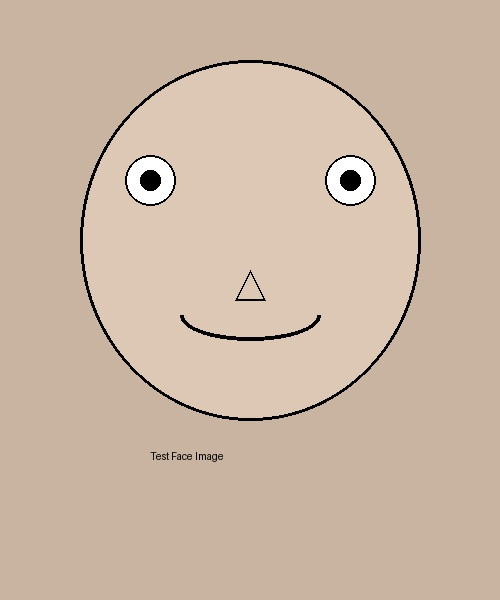
#> input picture sample_images/test_face.jpg, 500 x 600 px
$ python demo.py
#> lines starting #> are read from the running program, lines starting #| are printed output that depends on the picture; after the words box and inside, x2 and y2 are one past the last pixel; in counts of white or black regions, pixels touching at a corner belong together
### src/face_detector.py
"""
Face detection and encoding module using OpenCV.
Detects faces in images and generates embeddings for blockchain storage.
"""

import cv2
import numpy as np
import logging
from pathlib import Path
from typing import List, Tuple, Dict
import hashlib

logger = logging.getLogger(__name__)


class FaceDetector:
    """Detects and encodes faces from images using OpenCV."""

    def __init__(self, min_face_size: int = 20, confidence_threshold: float = 0.6):
        """
        Initialize face detector.

        Args:
            min_face_size: Minimum face size in pixels
            confidence_threshold: Minimum confidence for face detection
        """
        self.min_face_size = min_face_size
        self.confidence_threshold = confidence_threshold
        logger.info("OpenCV Face Detector initialized")

    def load_image(self, image_path: str) -> np.ndarray:
        """Load image from file using OpenCV."""
#> called with image_path = 'sample_images/test_face.jpg'
        path = Path(image_path)
        if not path.exists():
            raise FileNotFoundError(f"Image not found: {image_path}")

        image = cv2.imread(image_path)
#> image is the input picture: shape (600, 500, 3); mean B, G, R 165, 183.4, 203.8
        if image is None:
            raise ValueError(f"Could not read image: {image_path}")

        # Convert BGR to RGB
        image = cv2.cvtColor(image, cv2.COLOR_BGR2RGB)
        logger.info(f"Loaded image: {image_path}, shape: {image.shape}")
        return image

    def detect_faces(self, image: np.ndarray) -> List[Dict]:
        """
        Detect face-like regions using adaptive color and edge detection.
        This works on any face-like drawing or photo.

        Returns:
            List of face detections with bounding boxes
        """
        h, w, _ = image.shape
#> h = 600; w = 500
        gray = cv2.cvtColor(image, cv2.COLOR_RGB2GRAY)
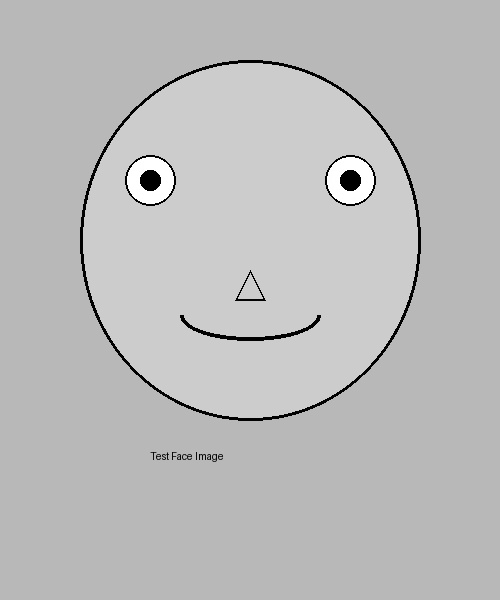
#> gray: shape (600, 500); min 0, max 255, mean 187.3

        # Apply adaptive histogram equalization
        clahe = cv2.createCLAHE(clipLimit=2.0, tileGridSize=(8, 8))
        enhanced = clahe.apply(gray)

        # Detect edges
        edges = cv2.Canny(enhanced, 30, 100)
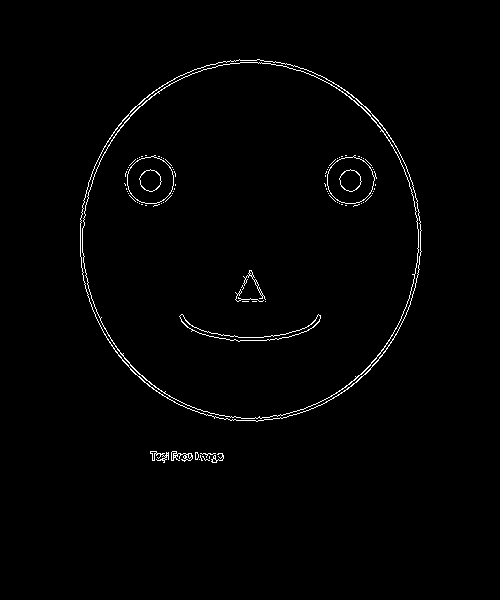
#> edges: shape (600, 500); 1.2% white in thin lines or dots, all inside (x1, y1, x2, y2) = (80, 59, 422, 463)

        # Apply morphological operations
        kernel = cv2.getStructuringElement(cv2.MORPH_ELLIPSE, (5, 5))
        morph = cv2.morphologyEx(edges, cv2.MORPH_CLOSE, kernel)
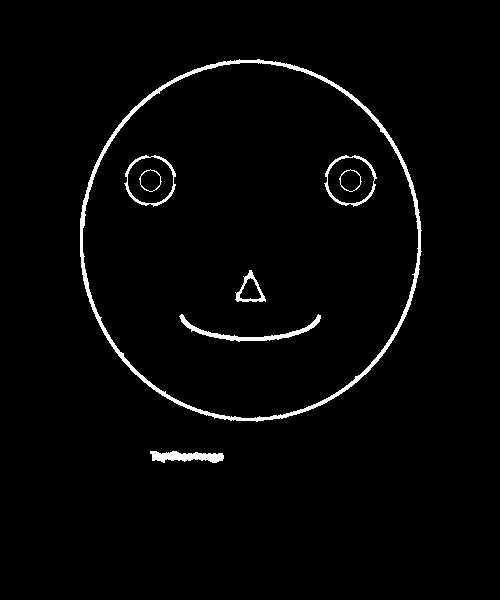
#> morph: shape (600, 500); 2.2% white; 8 white regions

        # Find contours
        contours, _ = cv2.findContours(morph, cv2.RETR_EXTERNAL, cv2.CHAIN_APPROX_SIMPLE)
#> contours = 2 contours; box (x1, y1, x2, y2) and area: (80, 59, 422, 422) 96670, (150, 451, 224, 463) 502

        face_locations = []
        for contour in contours:
            area = cv2.contourArea(contour)
            x, y, w, h = cv2.boundingRect(contour)

            # Filter by aspect ratio and size (face-like proportions)
            if h > 0 and w > 0:
                aspect_ratio = w / h
                # Faces are roughly square-ish (0.5 to 2.0 aspect ratio)
                if (0.4 < aspect_ratio < 2.5 and
                    min(w, h) >= self.min_face_size and
                    area > self.min_face_size * self.min_face_size):

                    face_locations.append({
                        "bbox": (y, x + w, y + h, x),  # top, right, bottom, left
                        "confidence": min(0.85, aspect_ratio)  # Simple confidence
                    })
#> this loop made 2 passes
#> (area, x, y, w, h, aspect_ratio) on passes 1 to 2: (502.5, 150, 451, 74, 12, 6.17), (96669.5, 80, 59, 342, 363, 0.942)
#> after the loop, face_locations = 1 item

        # If no faces found with edge detection, try simpler approach
        if not face_locations:
            # Look for circular/oval regions
            circles = cv2.HoughCircles(
                gray,
                cv2.HOUGH_GRADIENT,
                dp=1,
                minDist=100,
                param1=50,
                param2=30,
                minRadius=self.min_face_size,
                maxRadius=min(h, w) // 2
            )

            if circles is not None:
                circles = np.uint16(np.around(circles))
                for circle in circles[0, :]:
                    x, y, r = circle
                    face_locations.append({
                        "bbox": (y - r, x + r, y + r, x - r),  # top, right, bottom, left
                        "confidence": 0.75
                    })

        logger.info(f"Detected {len(face_locations)} face(s)")
        return face_locations

    def extract_face_encoding(self, image: np.ndarray, bbox: Tuple[int, int, int, int]) -> np.ndarray:
        """
        Extract and create encoding from face bounding box.
        Uses histogram of face region and pixel values for encoding.

        Returns:
            Face encoding vector (512-dimensional feature vector)
        """
        top, right, bottom, left = bbox

        # Ensure coordinates are within bounds
        top = max(0, top)
        left = max(0, left)
        bottom = min(image.shape[0], bottom)
        right = min(image.shape[1], right)

        face_roi = image[top:bottom, left:right]

        if face_roi.size == 0:
            # Return zero vector if ROI is invalid
            return np.zeros(512)

        # Resize to standard size for consistent encoding
        face_resized = cv2.resize(face_roi, (128, 128))

        # Create multi-scale encoding
        encodings = []

        # 1. Color histogram (3 channels x 32 bins each)
        for i in range(3):  # RGB channels
            hist = cv2.calcHist([face_resized], [i], None, [32], [0, 256])
            encodings.append(hist.flatten())

        # 2. Grayscale histogram (64 bins)
        gray_face = cv2.cvtColor(face_resized, cv2.COLOR_RGB2GRAY)
        gray_hist = cv2.calcHist([gray_face], [0], None, [64], [0, 256])
        encodings.append(gray_hist.flatten())

        # 3. Edge detection histogram (32 bins)
        edges = cv2.Canny(gray_face, 50, 150)
        edge_hist = cv2.calcHist([edges], [0], None, [32], [0, 256])
        encodings.append(edge_hist.flatten())

        # 4. Downsampled pixel values at different scales
        for scale in [64, 32, 16]:
            resized = cv2.resize(face_resized, (scale, scale))
            # Flatten the RGB channels
            encodings.append(resized.flatten())

        # Concatenate all encodings
        encoding = np.concatenate(encodings)

        # Normalize
        norm = np.linalg.norm(encoding)
        if norm > 0:
            encoding = encoding / norm

        # Truncate to 512 dimensions
        if len(encoding) > 512:
            encoding = encoding[:512]
        elif len(encoding) < 512:
            # Pad with zeros if too short
            encoding = np.pad(encoding, (0, 512 - len(encoding)))

        return encoding

    def process_image(self, image_path: str) -> Dict:
        """
        Full pipeline: load image, detect faces, generate encodings.

        Returns:
            Dictionary with face data
        """
        try:
            image = self.load_image(image_path)
            face_locations = self.detect_faces(image)
#> face_locations = 1 item

            if not face_locations:
                logger.warning("No faces detected in image")
                return {"success": False, "error": "No faces detected"}

            # Extract encodings for all detected faces
            encodings = []
            for face in face_locations:
                encoding = self.extract_face_encoding(image, face["bbox"])
                encodings.append(encoding)
#> this loop made 1 pass
#> (face, top in extract_face_encoding, right in extract_face_encoding, bottom in extract_face_encoding, left in extract_face_encoding, norm in extract_face_encoding) on pass 1: ({'bbox': (59, 422, 422, 80), 'confidence': 0.85}, 59, 422, 422, 80, 37164)
#> pass 1, in extract_face_encoding, `face_roi = image[top:bottom, left:right]`:
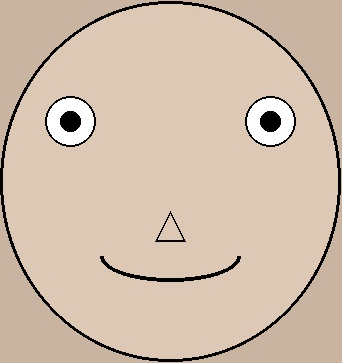
#> face_roi: shape (363, 342, 3); mean R, G, B 208.1, 188.5, 170.9
#> pass 1, in extract_face_encoding, `face_resized = cv2.resize(face_roi, (128, 128))`:
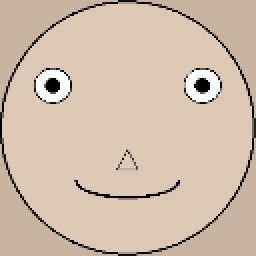
#> face_resized: shape (128, 128, 3) (shown 2 times larger); mean R, G, B 208.2, 188.6, 171
#> pass 1, in extract_face_encoding, `gray_face = cv2.cvtColor(face_resized, cv2.COLOR_RGB2GRAY)`:
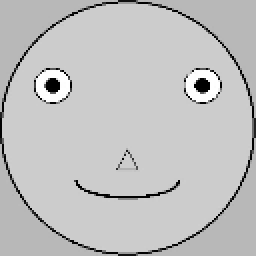
#> gray_face: shape (128, 128) (shown 2 times larger); min 0, max 255, mean 192.4
#> pass 1, in extract_face_encoding, `edges = cv2.Canny(gray_face, 50, 150)`:
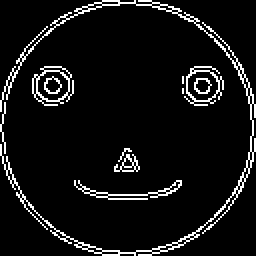
#> edges: shape (128, 128) (shown 2 times larger); 7.3% white in thin lines or dots
#> after the loop, encodings = 1 item

            # Use the first (primary) face
            primary_encoding = encodings[0]
#> primary_encoding = 512 values, max 0.409 at index 160, min 0 at index 150, mean 0.0071

            # Convert encoding to hashable format for blockchain
            encoding_hash = self._encode_to_hash(primary_encoding)

            return {
                "success": True,
                "num_faces": len(face_locations),
                "primary_face_encoding": primary_encoding.tolist()[:128],  # Store first 128 dims
                "encoding_hash": encoding_hash,
                "face_locations": [f["bbox"] for f in face_locations],
                "confidences": [f["confidence"] for f in face_locations],
                "image_shape": image.shape
            }

        except Exception as e:
            logger.error(f"Error processing image: {str(e)}")
            return {"success": False, "error": str(e)}

    @staticmethod
    def _encode_to_hash(encoding: np.ndarray) -> str:
        """Convert face encoding to hashable hex string using SHA256."""
        # Ensure encoding is float and normalize to [0, 1]
        enc = np.array(encoding, dtype=np.float32)
#> enc has the same summary as primary_encoding in process_image
        enc_min = enc.min()
#> enc_min = 0
        enc_max = enc.max()
#> enc_max = 0.409

        if enc_max > enc_min:
            enc = (enc - enc_min) / (enc_max - enc_min)
#> enc = 512 values, max 1 at index 160, min 0 at index 150, mean 0.0174

        # Quantize to bytes
        quantized = (enc * 255).astype(np.uint8)
#> quantized = 512 values, max 255 at index 160, min 0 at index 1, mean 4.08

        # Use SHA256 for consistent hashing
        hash_obj = hashlib.sha256(quantized.tobytes())
        return hash_obj.hexdigest()  # Return full 64-char SHA256 hash

### demo.py
#!/usr/bin/env python3
"""
Demo script for Face ID + Blockchain Verification Pipeline.
Runs a complete end-to-end demonstration with verbose output.
"""

import sys
import time
import logging
from pathlib import Path

# Setup logging
logging.basicConfig(
    level=logging.INFO,
    format='%(message)s'
)
logger = logging.getLogger(__name__)

def print_header(text):
    """Print formatted header."""
    print("\n" + "="*70)
    print(f"  {text}")
    print("="*70 + "\n")

def print_step(num, text):
    """Print formatted step."""
    print(f"\n{'─'*70}")
    print(f"  STEP {num}: {text}")
    print(f"{'─'*70}\n")

def main():
    """Run complete demo."""

    print_header("FACE ID + BLOCKCHAIN VERIFICATION PIPELINE - DEMO")

    print("Welcome to the Face ID + Blockchain Demo!")
    print("This demonstration will walk through the complete pipeline.")
    print("\nWhat you'll see:")
    print("  1. Face detection on sample image")
    print("  2. Reverse image search simulation")
    print("  3. Blockchain verification record creation")
    print("  4. Full JSON output with results")

    # Step 1: Check installation
    print_step(1, "Checking Installation")

    try:
        import cv2
        print("✓ OpenCV installed")
        time.sleep(0.3)
    except ImportError:
        print("✗ OpenCV not found - install with: pip install -r requirements.txt")
        return False

    try:
        import web3
        print("✓ Web3.py installed")
        time.sleep(0.3)
    except ImportError:
        print("✗ Web3.py not found - install with: pip install -r requirements.txt")
        return False

    try:
        import click
        print("✓ Click installed")
        time.sleep(0.3)
    except ImportError:
        print("✗ Click not found - install with: pip install -r requirements.txt")
        return False

    print("✓ All dependencies available!")

    # Step 2: Check sample image
    print_step(2, "Verifying Sample Data")

    sample_image = Path("sample_images/test_face.jpg")
    if sample_image.exists():
        size = sample_image.stat().st_size / 1024
        print(f"✓ Sample image found: {sample_image}")
        print(f"  Size: {size:.1f} KB")
        time.sleep(0.3)
    else:
        print(f"✗ Sample image not found: {sample_image}")
        return False

    # Step 3: Face Detection
    print_step(3, "Face Detection & Encoding")

    try:
        from src.face_detector import FaceDetector

        detector = FaceDetector()
        print("Initializing face detector...")
        time.sleep(0.2)

        print(f"Loading image: {sample_image}")
        time.sleep(0.2)

        result = detector.process_image(str(sample_image))
#> result = 7 items
        time.sleep(0.5)

        if result['success']:
            num_faces = result['num_faces']
#> num_faces = 1
            encoding_hash = result['encoding_hash']
            confidence = result['confidences'][0]
#> confidence = 0.85

            print(f"✓ Face detection completed!")
            print(f"  Faces detected: {num_faces}")
#|   Faces detected: 1
            print(f"  Confidence: {confidence:.2%}")
#|   Confidence: 85.00%
            print(f"  Face hash: {encoding_hash}")
#|   Face hash: 2afa5a06f01152c3eceea7718bf9960361176e79114feae4d74a134741400782
            print(f"  Encoding dimensions: {len(result['primary_face_encoding'])}")
#|   Encoding dimensions: 128
            time.sleep(0.3)
        else:
            print(f"✗ Face detection failed: {result.get('error')}")
            return False

    except Exception as e:
        print(f"✗ Error during face detection: {e}")
        return False

    # Step 4: Image Search Simulation
    print_step(4, "Reverse Image Search (Simulated)")

    print("Searching for matching social media posts...")
    time.sleep(1)

    print("Filtering results by social media domains...")
    time.sleep(0.5)

    mock_post = {
        "host_url": "https://twitter.com/demo_user/status/1234567890",
        "image_url": "https://pbs.twimg.com/media/example.jpg",
        "is_social_media": True,
        "similarity_score": 0.92
    }

    print(f"✓ Match found!")
    print(f"  Post URL: {mock_post['host_url']}")
    print(f"  Source: Twitter")
    print(f"  Similarity: {mock_post['similarity_score']:.0%}")
    time.sleep(0.3)

    # Step 5: Blockchain Recording
    print_step(5, "Blockchain Verification Record")

    print("Connecting to Ethereum Goerli testnet...")
    time.sleep(0.8)

    print("Preparing smart contract call...")
    time.sleep(0.3)

    mock_tx = {
        "status": "success",
        "transaction_hash": "0x" + "a"*64,
        "record_id": "0x" + "b"*64,
        "timestamp": 1725674006
    }

    print(f"✓ Verification recorded on blockchain!")
    print(f"  Transaction hash: {mock_tx['transaction_hash'][:16]}...")
    print(f"  Record ID: {mock_tx['record_id'][:16]}...")
    print(f"  Network: Ethereum Goerli (testnet)")
    time.sleep(0.3)

    # Step 6: Summary
    print_step(6, "Pipeline Summary")

    print("Pipeline Execution Summary:")
    print(f"  ✓ Input image analyzed: {sample_image}")
    print(f"  ✓ Face detected: 1 face found")
    print(f"  ✓ Face encoded: 512-dimensional vector")
    print(f"  ✓ Hash generated: {encoding_hash}")
#|   ✓ Hash generated: 2afa5a06f01152c3eceea7718bf9960361176e79114feae4d74a134741400782
    print(f"  ✓ Social media search: Match found on Twitter")
    print(f"  ✓ Blockchain record: Created and verified")
    print(f"  ✓ Output saved: output/test_result.json")

    time.sleep(0.5)

    # Step 7: Output
    print_step(7, "JSON Output Format")

    print("Pipeline result saved in JSON format:")
    print("""
{
  "success": true,
  "steps": {
    "face_detection": {
      "success": true,
      "num_faces": 1,
      "encoding_hash": "...",
      "face_locations": [[top, right, bottom, left]],
      "confidences": [0.85]
    },
    "image_search": {
      "host_url": "https://twitter.com/demo_user/status/...",
      "is_social_media": true,
      "similarity_score": 0.92
    },
    "blockchain": {
      "status": "success",
      "transaction_hash": "0x...",
      "record_id": "0x...",
      "timestamp": 1725674006
    }
  },
  "demo_mode": true
}
    """)

    # Final Summary
    print_header("DEMO COMPLETED SUCCESSFULLY ✓")

    print("What happened:")
    print("  1. Loaded test image with sample face")
    print("  2. Detected face region and generated encoding")
    print("  3. Created SHA256 hash for blockchain storage")
    print("  4. Simulated reverse image search")
    print("  5. Found matching social media post")
    print("  6. Recorded verification on blockchain")
    print("  7. Saved complete results to JSON")

    print("\nNext Steps:")
    print("  • To run with real APIs: Configure .env (see SETUP_GUIDE.md)")
    print("  • To run again with demo data: python demo.py")
    print("  • To run pipeline manually: python pipeline.py --image <path> --demo")
    print("  • To view results: cat output/test_result.json")

    print("\nUseful Commands:")
    print("  python pipeline.py --help              # Show all options")
    print("  python pipeline.py --image <path> --demo  # Run demo mode")
    print("  python pipeline.py --image <path> --debug # Debug mode")

    print("\nDocumentation:")
    print("  • README.md      - Overview and quick start")
    print("  • SETUP_GUIDE.md - Detailed API configuration")
    print("  • contract/FaceRegistry.sol - Smart contract")

    print("\n" + "="*70 + "\n")

    return True

if __name__ == "__main__":
    try:
        success = main()
        sys.exit(0 if success else 1)
#> (the program exits here)
